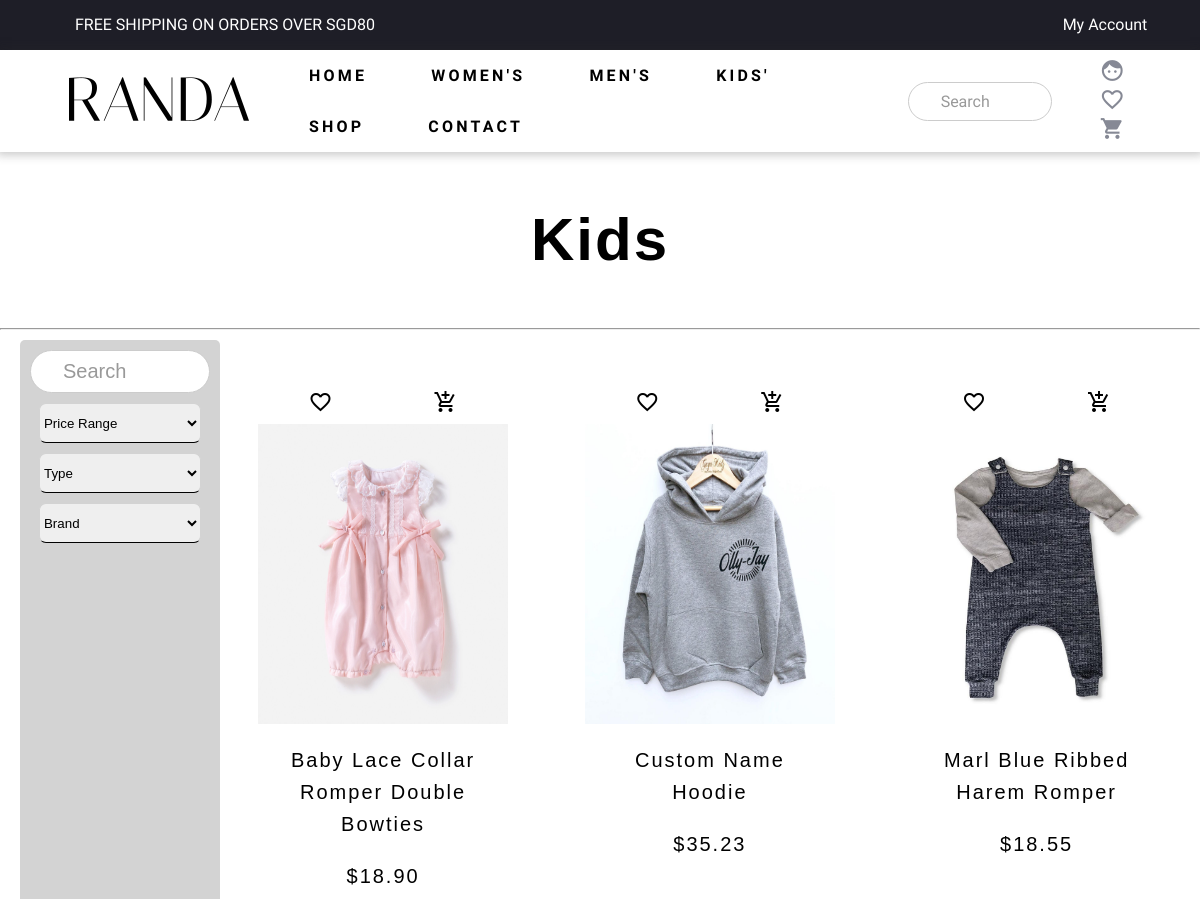
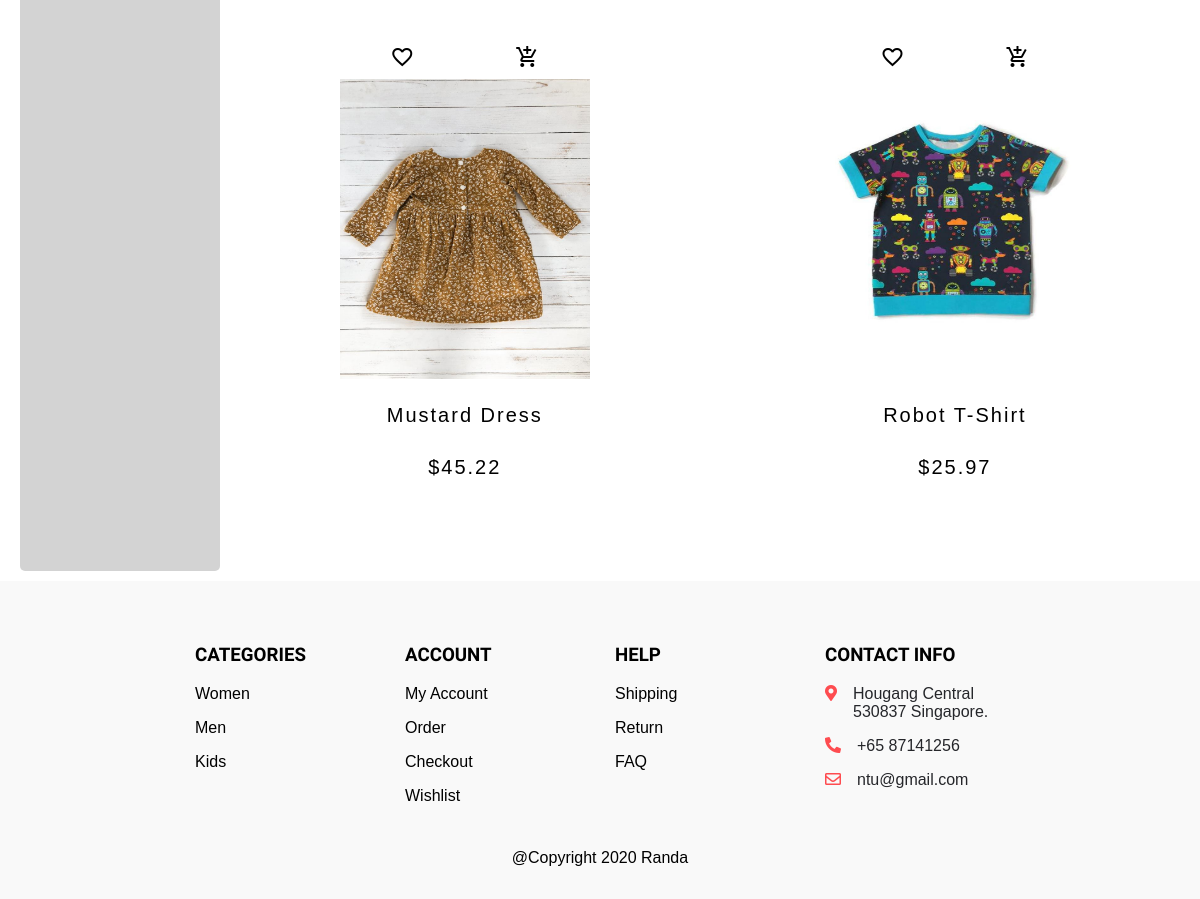
The app's page /products.php?category=kids with its own data (2 pictures, top to bottom).
### tables this page shows
CREATE TABLE IF NOT EXISTS `product_randa` (
  `product_id` int(11) NOT NULL AUTO_INCREMENT,
  `product_name` varchar(50) NOT NULL,
  `product_img` varchar(50) NOT NULL,
  `product_desc` varchar(255) NOT NULL,
  `product_price` float NOT NULL,
  `product_type` varchar(50) NOT NULL,
  `product_brand` varchar(50) NOT NULL,
  `product_category` enum('women','men','kids') NOT NULL,
  PRIMARY KEY (`product_id`)
);

### products.php (the view, shortened to what this page needs)
<!DOCTYPE html>
<html lang="en" dir="ltr">
<head>
  <link rel="stylesheet" href="css/general.css">
  <link rel="stylesheet" href="css/utility.css">
  <link rel="stylesheet" href="css/carousel.css">
  <link rel="stylesheet" href="css/products.css">
  <link rel="stylesheet" href="https://cdnjs.cloudflare.com/ajax/libs/font-awesome/5.15.1/css/all.min.css">
</head>
<?php
  if(!isset($_SESSION['userid'])){
    $username = "My Account";
  }
  else{
    $id = $_SESSION['userid'];
    $username = $_SESSION['username'];
    $dropdown = "none";
    $logout = "block";
  }
?>
<body>
  <div id="banner" class="banner" onscroll="myFunction()">
    <div class="row">
      <div class="col flex " style="height:50px; line-height:50px; font-size:16px; margin-left:60px; margin-right:45px; padding-right:0px;">
          FREE SHIPPING ON ORDERS OVER SGD80
          <div class="dropdown ml-auto text-mid">
            <button class="login_dropdown"><?php echo $username; ?></button>
          </div>
      </div>
    </div>
  </div>
  <header id="title">
    <div class="wrapHead">
      <div class="" style="margin-left:40px;">
        <a href="index.php"><img src="image/logo.png" alt="" class="logo"></a>
      </div>
      <nav class="nav frame">
        <ul class="navbar-nav">
          <li class="nav-item">
            <a class="scroll" href="index.php">HOME</a>
          </li>
          <li class="nav-item">
            <a class="scroll" href="products.php?category=women">WOMEN'S</a>
          </li>
          <li class="nav-item">
            <a class="scroll" href="products.php?category=men">MEN'S</a>
          </li>
          <li class="nav-item">
            <a class="scroll" href="products.php?category=kids">KIDS'</a>
          </li>
          <li class="nav-item">
            <a class="scroll" href="#">SHOP</a>
          </li>
          <li class="nav-item">
            <a class="scroll" href="contact.php">CONTACT</a>
          </li>
        </ul>
      </nav>
      <div class="flex mr-auto" style="align-items:center; margin-right:45px;">
        <form class="search-box" action="products.php" method="post">
          <input id="search-box" name="searchbox" type="search" placeholder="Search">
        </form>
        <div class="icon-group">
          <span class="material-icons zoom"><a href="account.php" title="My Account">face</a></span>
          <span class="material-icons zoom"><a href="favourites.html" title="My Favourites">favorite_border</a></span>
          <span class="material-icons zoom"><a href="cart.html" title="My Cart">shopping_cart</a></span>
        </div>
      </div>
    </div>
  </header>
    <?php
      if( isset($_GET['category']) && isset($_POST['searchbox']) ){
        $category = $_GET['category'];
        $search = $_POST['searchbox'];
        $sql = "SELECT * FROM product_randa WHERE product_category = '$category' AND product_name LIKE '%$search%'";
        $title = "$category '$search'";
        $msg = "There are no products that match '$search' in $category's category.";
      }
      else if( isset($_GET['category']) ){
        $category = $_GET['category'];
        $sql = "SELECT * FROM product_randa WHERE product_category = '$category'";
        $title = $category;
      }
    ?>
    <?php
      $conn = mysqli_connect("localhost", "f32ee", "f32ee", "f32ee");
    ?>
    <div id="products">
      <h1><?php echo ucfirst($title); ?></h1>
      <hr>
      <div class="flex">
        <div id="left">
          <form class="search-box" action="<?php echo $_SERVER['REQUEST_URI']; ?>" method="post">
            <input id="searchbox" name="searchbox" type="search" placeholder="Search">
          </form>
          <select id="priceRange" name="priceRange" onchange="checkPriceRange()">
            <option selected disabled style="display:none;">Price Range</option>
          </select>
          <select id="type" name="type" onchange="checkType()">
            <option selected disabled style="display:none;">Type</option>
          </select>
          <select id="brand" name="brand" onchange="checkBrand()">
            <option selected disabled style="display:none;">Brand</option>
          </select>
        </div>
        <section id="categories">
          <div>
            <?php
              $runsql = mysqli_query($conn, $sql);
              $closeddiv = false;
              $count = 0;
              while ($product = mysqli_fetch_assoc($runsql)) {
                $count++;
                if( $count % 3 == 1 ){
                  echo "<div class='flex text-mid productrow'>";
                  $closeddiv = false;
                }
            ?>
                <div class="frame zoom">
                    <?php
                      if(checkFavourite($conn, $product['product_id'], $id)){
                        $favBtn = "block";
                        $unfavBtn = "none";
                      }
                      else{
                        $unfavBtn = "block";
                      }
                      if(checkCart($conn, $product['product_id'], $id)){
                        $removCartBtn = "block";
                        $addCartBtn = "none";
                      }
                      else{
                        $addCartBtn = "block";
                      }
                    ?>
                  <div class="flex">
                    <span class='material-icons' id='unfavBtn<?php echo $product['product_id']; ?>' style="display:<?php echo $unfavBtn; ?>;"><a onclick="favouriteProduct(<?php echo $product['product_id'] .','. $id; ?>)" title='favourite'>favorite_border</a></span>
                    <span class='material-icons' id='addCartBtn<?php echo $product['product_id']; ?>' style="display:<?php echo $addCartBtn; ?>;"><a onclick="addProduct(<?php echo $product['product_id'] .','. $id; ?>)" title='add to cart'>add_shopping_cart</a></span>
                  </div>
                  <img src="image/<?php echo $product['product_img']; ?>" alt="<?php echo $product['product_name']; ?>">
                  <div id="info">
                    <p><?php echo $product['product_name']; ?></p>
                    <p>$<?php echo number_format((float)$product['product_price'], 2); ?></p>
                  </div>
                </div>
            <?php
                if( $count % 3 == 0 ){
                  echo "</div>" . $closeddiv;
                  $closeddiv = true;
                }
            ?>
            <?php
              }
              if(!$closeddiv){
                echo "</div>";
              }
              function checkFavourite($conn, $productid, $userid ){
                $fav = false;
                return $fav;
              }
              function checkCart($conn, $productid, $userid){
                return $cart;
              }
          ?>
            </div>
        </section>
      </div>
    </div>
  <?php echo file_get_contents("html/bottom.html"); ?>
</body>
</html>

### css/general.css (style rules this page uses)
html { scroll-behavior: smooth; }
body { margin: 0; padding: 0; font-family: 'Poppins', sans-serif; }
a,h2,h3,p { -webkit-touch-callout: none; -webkit-user-select: none; -khtml-user-select: none; -moz-user-select: none; -ms-user-select: none; user-select: none; }
section { display: block; padding-bottom: 2rem; margin-bottom: 3rem; }
.banner { width: 100%; height: 50px; background: #1e1e27; color: white; font-family: 'Italiana', serif; transition: 1s; }
.banner .login_dropdown { background: none; border: none; color: white; font-family: inherit; font-size: inherit; }
.dropdown { position: relative; display: inline-block; width:100px; }
.logo { margin:5px 20px 5px 20px; }
header { position: sticky; top:0; width: 100%; background: white; z-index: 3; overflow :hidden; box-shadow: 0px 0px 9px 3px rgba(41, 41, 41, .25); }
header:after { content: ""; display: block; clear: both; }
.wrapHead { display: flex; align-items:center; overflow: hidden; }
.nav { display: -webkit-box; display: -ms-flexbox; display: flex; -ms-flex-wrap: wrap; flex-wrap: wrap; border-bottom: 3px solid none; margin-left: 15px; margin-right: 15px; }
#title { font-family: 'Italiana', serif; }
#title ul { padding-left: 0; margin: auto; }
#title ul li { float: left; list-style: none; }
#title ul li a { padding: 1rem 2rem 1rem 2rem; font-weight: 700; text-decoration: none; letter-spacing: 0.2rem; color: black; display:block; font-size: 14 px; }
.search-box { padding-right: 10px; }
input[type=search] { -webkit-appearance: textfield; -webkit-box-sizing: content-box; font-family: inherit; font-size: 100%; }
input[type=search] { background: #ededed url(https://static.tumblr.com/ftv85bp/MIXmud4tx/search-icon.png) no-repeat 9px center; border: solid 1px #ccc; padding: 9px 10px 9px 32px; width: 100px; background-color: #fff; -webkit-border-radius: 10em; -moz-border-radius: 10em; border-radius: 10em; -webkit-transition: all .5s; -moz-transition: all .5s; transition: all .5s; }
.icon-group { margin-left: 30px; }
.icon-group span a { color: #868995; text-decoration: none; font-size: 25px; padding: 0 8px 0 8px; }
#categories { margin-left: 80px; margin-right: 80px; }
#newsletter h2,h3 { font-family: 'Italiana', serif ; }
footer { padding-top: 32px; padding-bottom: 32px; background-color: #f9f9f9; }
footer ul li { padding-left: px; padding-bottom: 16px; color: #25262a; }
footer ul { list-style:none; padding-inline-start:0px; }
footer ul li a { text-decoration: none; color: black; }
footer i { color:#fe4c50; padding-right: 1rem; }

### css/utility.css (style rules this page uses)
.container-fluid { padding: 1% 15% 1%; margin-left:auto; margin-right:auto; overflow:hidden; }
.text-mid { text-align: center; }
.zoom { transition: transform .2s; }
.flex { display: flex; }
.row { display: flex; flex-wrap: wrap; height: 100% ; margin-bottom: 20px; }
.col { max-width: 100%; padding-left: 15px; padding-right: 15px; }
.col-1, .col-2, .col-3, .col-4, .col-5, .col-6, .col-7, .col-8, .col-9, .col-10, .col-11, .col-12, .col, .col-auto, .col-sm-1, .col-sm-2, .col-sm-3, .col-sm-4, .col-sm-5, .col-sm-6, .col-sm-7, .col-sm-8, .col-sm-9, .col-sm-10, .col-sm-11, .col-sm-12, .col-sm, .col-sm-auto, .col-md-1, .col-md-2, .col-md-3, .col-md-4, .col-md-5, .col-md-6, .col-md-7, .col-md-8, .col-md-9, .col-md-10, .col-md-11, .col-md-12, .col-md, .col-md-auto, .col-lg-1, .col-lg-2, .col-lg-3, .col-lg-4, .col-lg-5, .col-lg-6, .col-lg-7, .col-lg-8, .col-lg-9, .col-lg-10, .col-lg-11, .col-lg-12, .col-lg, .col-lg-auto, .col-xl-1, .col-xl-2, .col-xl-3, .col-xl-4, .col-xl-5, .col-xl-6, .col-xl-7, .col-xl-8, .col-xl-9, .col-xl-10, .col-xl-11, .col-xl-12, .col-xl, .col-xl-auto { position: relative; width: 100%; min-height: 1px; padding-right: 15px; padding-left: 15px; }
.col { -ms-flex-preferred-size: 0; flex-basis: 0; -webkit-box-flex: 1; -ms-flex-positive: 1; flex-grow: 1; max-width: 100%; }
.mr-auto { margin-right: auto; }
.ml-auto { margin-left: auto; }
.frame { margin: auto; }

### css/carousel.css (style rules this page uses)
* { box-sizing: border-box }
img { vertical-align: middle; }

### records on screen
product_randa: product_img (picture), product_name "Baby Lace Collar Romper Double Bowties", product_price "18.90"
product_randa: product_img (picture), product_name "Custom Name Hoodie", product_price "35.23"
product_randa: product_img (picture), product_name "Marl Blue Ribbed Harem Romper", product_price "18.55"
product_randa: product_img (picture), product_name "Mustard Dress", product_price "45.22"
product_randa: product_img (picture), product_name "Robot T-Shirt", product_price "25.97"

### other values on screen
$username "My Account"
$title "Kids"
file_get_contents("html/bottom.html") "CATEGORIES Women Men Kids ACCOUNT My Account Order Checkout Wishlist HELP Shipping Return FAQ CONTACT INFO Hougang Central 530837 Singapore. +65 87141256 ntu@gmail.com @Copyright 2020 Randa"
